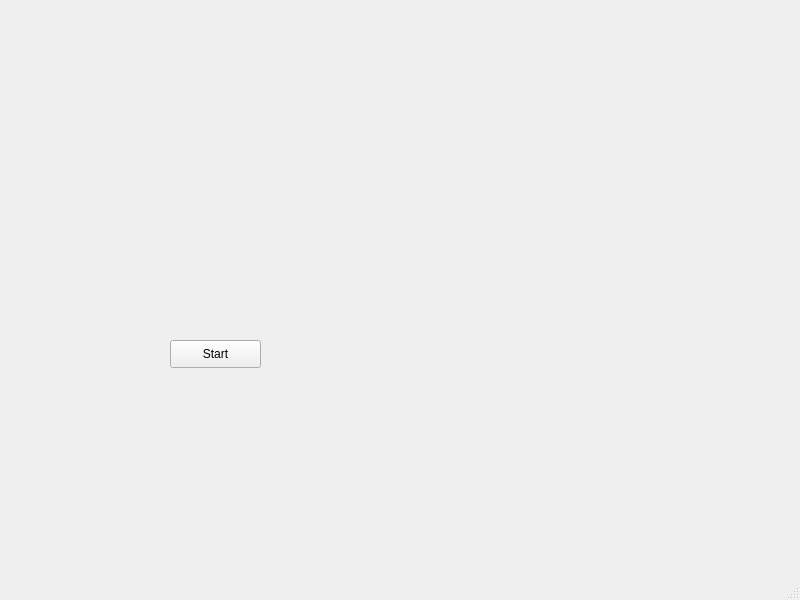
<?xml version="1.0" encoding="UTF-8"?>
<ui version="4.0">
 <class>MainWindow</class>
 <widget class="QMainWindow" name="MainWindow">
  <property name="geometry">
   <rect>
    <x>0</x>
    <y>0</y>
    <width>800</width>
    <height>600</height>
   </rect>
  </property>
  <property name="windowTitle">
   <string>MainWindow</string>
  </property>
  <widget class="QWidget" name="centralwidget">
   <widget class="QPushButton" name="btnStart">
    <property name="geometry">
     <rect>
      <x>170</x>
      <y>340</y>
      <width>91</width>
      <height>28</height>
     </rect>
    </property>
    <property name="text">
     <string>Start</string>
    </property>
   </widget>
  </widget>
  <widget class="QMenuBar" name="menubar">
   <property name="geometry">
    <rect>
     <x>0</x>
     <y>0</y>
     <width>800</width>
     <height>25</height>
    </rect>
   </property>
  </widget>
  <widget class="QStatusBar" name="statusbar"/>
 </widget>
 <resources/>
 <connections/>
</ui>
